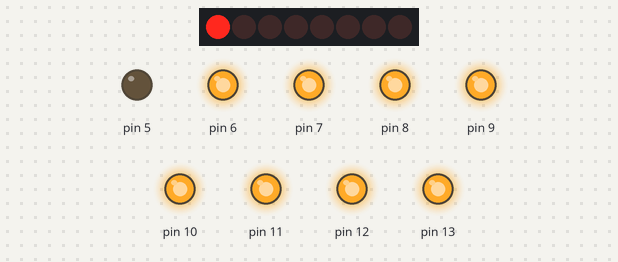
The sketch below on a simulated Arduino Uno, built with avr-gcc and run on an emulated ATmega328P. On the bench: 8 shift-register outputs drawn as a row of LEDs (first output left, lit = HIGH), output pins drawn as LEDs (lit = HIGH). Wiring (inferred from the names in the program): shift register (74HC595): data pin 3; shift clock pin 4; latch pin 2. Wiring (inferred from the signals the program sends): row of LEDs: on Q0, Q1, Q2, Q3, Q4, Q5, Q6, Q7. Pins used as bus, display or sensor lines are not drawn.

Above: at 0.05 s.
At 0.45 s:
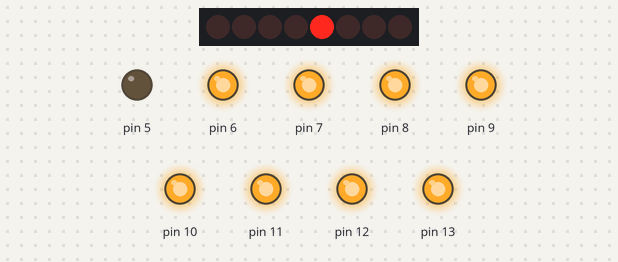
At 0.75 s:
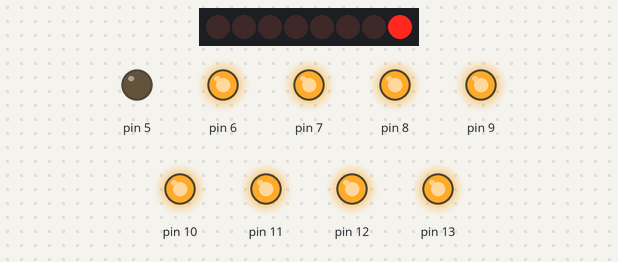
At 1.45 s:
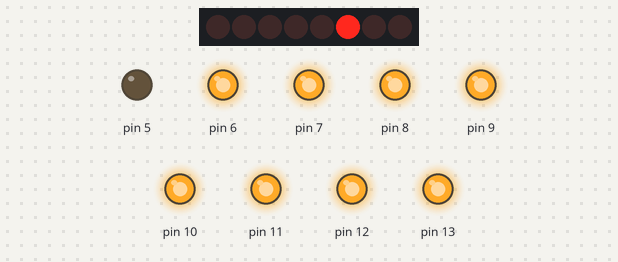
At 2.15 s:
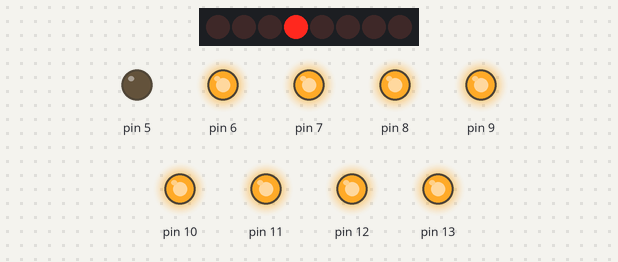
At 2.85 s:
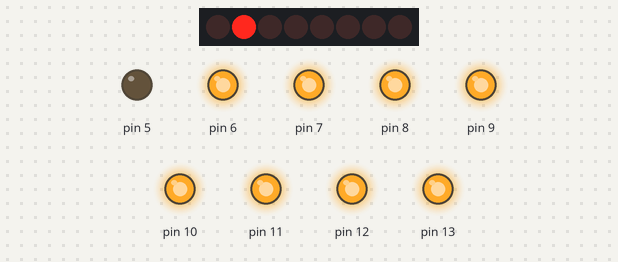
Timing chart, 0 to 3.1 s (numbered marks = the images above):
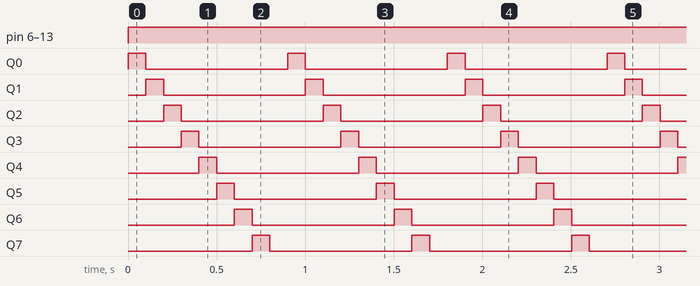

The sketch:

ledmatran.ino
```cpp
#define SH_CP 4
#define DS 3
#define ST_CP 2

void setup(){
  for(int i=2;i<=13;i++){
    pinMode(i,OUTPUT);
  }
}

void loop(){
  quetled();
}
void quetled(){
  for(int i=0;i<=8;i++){
    digitalWrite(ST_CP,0);
    digitalWrite(6,1);
    digitalWrite(7,2);
    digitalWrite(8,3);
    digitalWrite(9,4);
    digitalWrite(10,5);
    digitalWrite(11,6);
    digitalWrite(12,7);
    digitalWrite(13,8);
    shiftOut(DS,SH_CP,LSBFIRST,(0B10000000 >> i)^0B11111111);
    digitalWrite(ST_CP,1);
    delay(100);
  }
}
```

Measured:
- by itself, pin 6–13: LOW → HIGH at 0.00 s
- by itself, Q0–7: alternates HIGH for 0.10 s and LOW for 0.80 s
- by itself, everything shown: repeats every 0.90 s, in 9 steps
